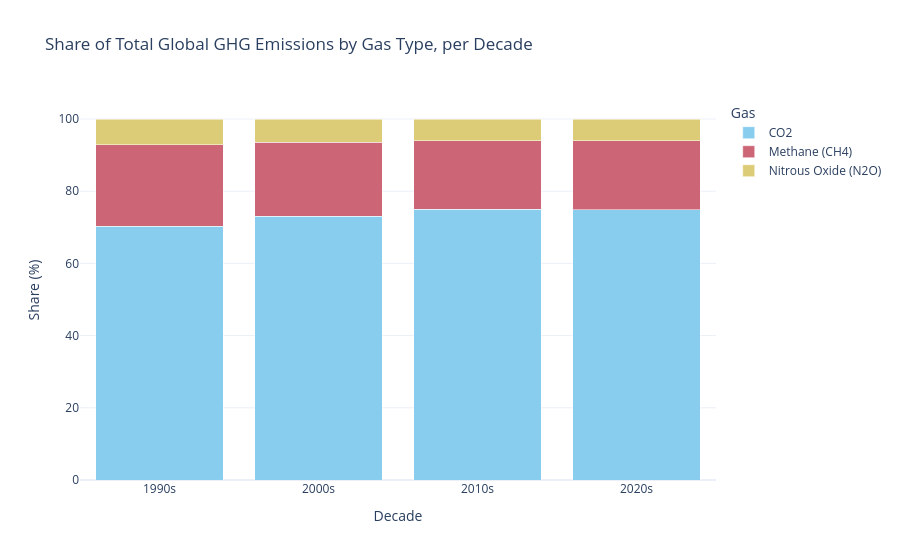

Notebook source saved alongside this figure:
### Markdown cell above
Finally, break down total GHG emissions by gas type (CO2, methane, nitrous oxide) per decade to see
whether the composition of the gas mix has shifted over time.

### Code cell
decade_df = df.copy()
decade_df["decade"] = (decade_df["year"] // 10 * 10).astype(str) + "s"
decade_df = decade_df[decade_df["decade"].isin(["1990s", "2000s", "2010s", "2020s"])]

gas_by_decade = (
    decade_df.groupby("decade")[["co2", "methane", "nitrous_oxide"]]
    .sum()
    .rename(columns={"co2": "CO2", "methane": "Methane (CH4)", "nitrous_oxide": "Nitrous Oxide (N2O)"})
)
gas_share = gas_by_decade.div(gas_by_decade.sum(axis=1), axis=0) * 100
gas_share_long = gas_share.reset_index().melt(id_vars="decade", var_name="Gas", value_name="Share (%)")

fig = px.bar(
    gas_share_long, x="decade", y="Share (%)", color="Gas",
    title="Share of Total Global GHG Emissions by Gas Type, per Decade",
    labels={"decade": "Decade"},
    color_discrete_sequence=px.colors.qualitative.Safe,
)
fig.update_layout(template="plotly_white", barmode="stack")
fig.show()

### Figure 1 — Plotly figure (JSON) as saved in the notebook; plotly's stock layout.template omitted (floating-point values rounded to 4 significant figures)
{"data": [{"hovertemplate": "Gas=CO2<br>Decade=%{x}<br>Share (%)=%{y}<extra></extra>", "legendgroup": "CO2", "marker": {"color": "rgb(136, 204, 238)", "pattern": {"shape": ""}}, "name": "CO2", "orientation": "v", "showlegend": true, "textposition": "auto", "type": "bar", "x": ["1990s", "2000s", "2010s", "2020s"], "xaxis": "x", "y": [70.27, 73.03, 75.05, 74.92], "yaxis": "y"}, {"hovertemplate": "Gas=Methane (CH4)<br>Decade=%{x}<br>Share (%)=%{y}<extra></extra>", "legendgroup": "Methane (CH4)", "marker": {"color": "rgb(204, 102, 119)", "pattern": {"shape": ""}}, "name": "Methane (CH4)", "orientation": "v", "showlegend": true, "textposition": "auto", "type": "bar", "x": ["1990s", "2000s", "2010s", "2020s"], "xaxis": "x", "y": [22.61, 20.47, 18.94, 19.09], "yaxis": "y"}, {"hovertemplate": "Gas=Nitrous Oxide (N2O)<br>Decade=%{x}<br>Share (%)=%{y}<extra></extra>", "legendgroup": "Nitrous Oxide (N2O)", "marker": {"color": "rgb(221, 204, 119)", "pattern": {"shape": ""}}, "name": "Nitrous Oxide (N2O)", "orientation": "v", "showlegend": true, "textposition": "auto", "type": "bar", "x": ["1990s", "2000s", "2010s", "2020s"], "xaxis": "x", "y": [7.117, 6.497, 6.008, 5.984], "yaxis": "y"}], "layout": {"barmode": "stack", "legend": {"title": {"text": "Gas"}, "tracegroupgap": 0}, "title": {"text": "Share of Total Global GHG Emissions by Gas Type, per Decade"}, "xaxis": {"anchor": "y", "domain": [0.0, 1.0], "title": {"text": "Decade"}}, "yaxis": {"anchor": "x", "domain": [0.0, 1.0], "title": {"text": "Share (%)"}}}}
